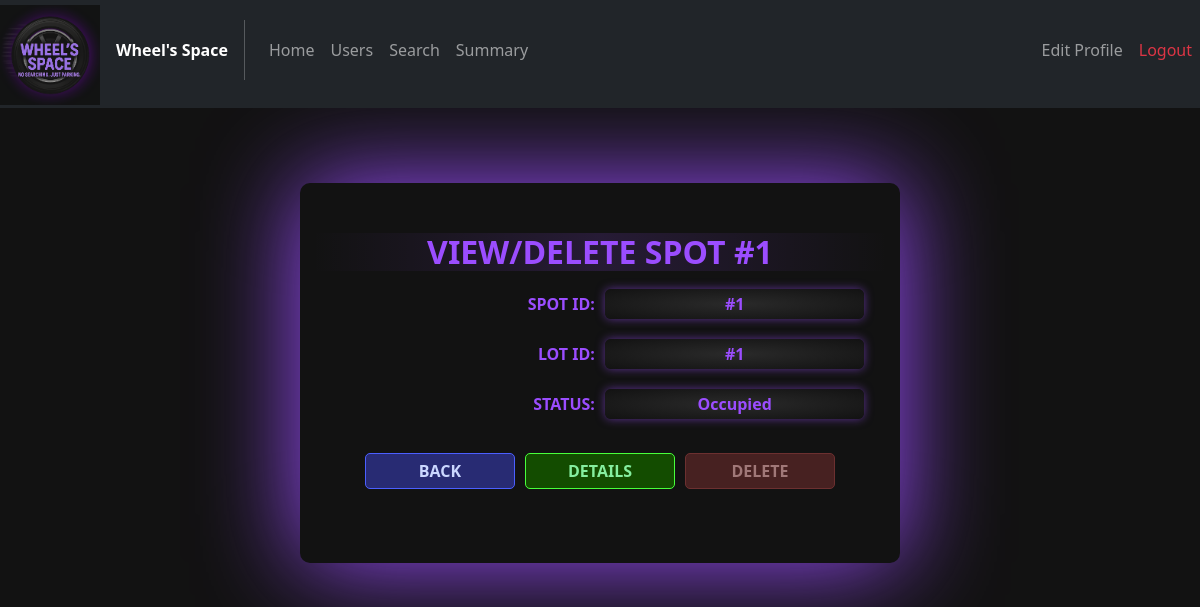
Before: /viewspot/1 with the older database file.
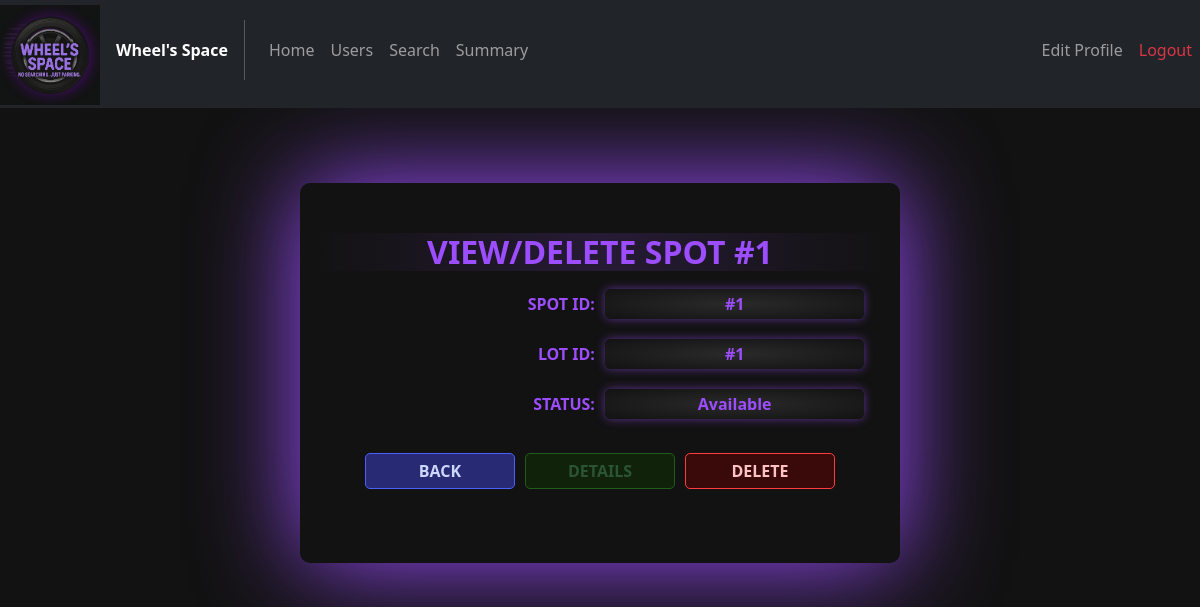
After: the same page with the newer database file.
### models/Spots.py (models this page shows)
class Spots(db.Model):
    __tablename__ = "Spots"
    spot_id = db.Column(db.Integer, primary_key = True)
    lot_id = db.Column(db.Integer, db.ForeignKey("Lots.lot_id"))
    status = db.Column(db.Enum(Status),nullable=False, default = Status.A)
    lot = db.relationship("Lots",back_populates = "spots")
    reservation = db.relationship("Reservations", back_populates = "spot")

### controllers/admin_routes.py (the view)
@admin_routes.route("/viewspot/<int:spot_id>")
def viewspot(spot_id):
    spot = Spots.query.filter_by(spot_id=spot_id).first()
    if spot.status==Status.O:
        reservation = Reservations.query.filter_by(spot_id=spot_id,leaving_timestamp=None).first()
    else:
        reservation = None
    return render_template("admin_view_spot.html", spot=spot, reservation=reservation)

### templates/admin_view_spot.html (shortened to what this page needs)
<!DOCTYPE html>
<html lang="en">
<head>
    <link rel="stylesheet" href="../static/css/General_style.css">
    <link rel="stylesheet" href="../static/css/Admin_style.css">
    <link href="https://cdn.jsdelivr.net/npm/bootstrap@5.2.3/dist/css/bootstrap.min.css" rel="stylesheet"
>
</head>
<body>
    <nav class="navbar navbar-expand-lg navbar-dark bg-dark my-nav-bar">
        <div class="navbar-brand logo">
            <img src="{{ url_for('static', filename='images/logo.png' )}}" alt="LOGO" id="logo"
                class="img-fluid">
        </div>
        <span class="fw-bold text-white">Wheel's Space</span>
        <div class="collapse navbar-collapse" id="navbarelements">
            <ul class="navbar-nav me-auto">
                <li class="nav-item">
                    <a href="{{url_for("admin_routes.adminhome")}}" class="nav-link my-nav-link">Home</a>
                </li>
                <li class="nav-item">
                    <a href="{{url_for("admin_routes.adminusers")}}" class="nav-link my-nav-link">Users</a>
                </li>
                <li class="nav-item">
                    <a href="{{url_for("admin_routes.adminsearch")}}" class="nav-link my-nav-link">Search</a>
                </li>
                <li class="nav-item">
                    <a href="{{url_for("admin_routes.adminsummary")}}" class="nav-link my-nav-link">Summary</a>
                </li>
            </ul>
            <ul class="navbar-nav">
                <li class="nav-item">
                    <a href="{{url_for("admin_routes.adminedit")}}" class="nav-link my-nav-link">Edit Profile</a>
                </li>
                <li class="nav-item">
                    <a href="{{url_for('auth_rbac.logout')}}" class="nav-link my-nav-link text-danger">Logout</a>
                </li>
            </ul>
        </div>
    </nav>
    <div class="container-fluid py-3 justify-content-center admin-page-box">
        <div class="span-box container">
            <h2 class="admin-text">VIEW/DELETE SPOT #{{spot.spot_id}}</h2>
            <div class="admin-text">
                <span>SPOT ID:</span> <span class="view-highlight"> #{{spot.spot_id}} </span>
            </div>
            <div class="admin-text">
                <span>LOT ID:</span> <span class="view-highlight"> #{{spot.lot.lot_id}} </span>
            </div>
            <div class="admin-text">
                <span>STATUS:</span> <span class="view-highlight"> {{spot.status.value}} </span>
            </div>
            <div class="row justify-content-center">
                <a href = "{{url_for('admin_routes.adminhome')}}" class="col-3 my-4 admin-button edit-btn">BACK</a>
                <div class="col-3 my-4 admin-button add-btn {{'disabled' if spot.status.value=='Available' else ''}}" data-bs-toggle="collapse" data-bs-target="#view-details">DETAILS</div>
                <div class="col-3 my-4 admin-button del-btn {{'disabled' if spot.status.value!='Available' else ''}}" data-bs-toggle="collapse" data-bs-target="#view-details">DELETE</div>
            </div>
        </div>
    </div>
</body>
</html>

Changed rows visible on the page:
changed Spots id 1: status.value "Occupied" → "Available"; status "O" → "A" (drawn)
